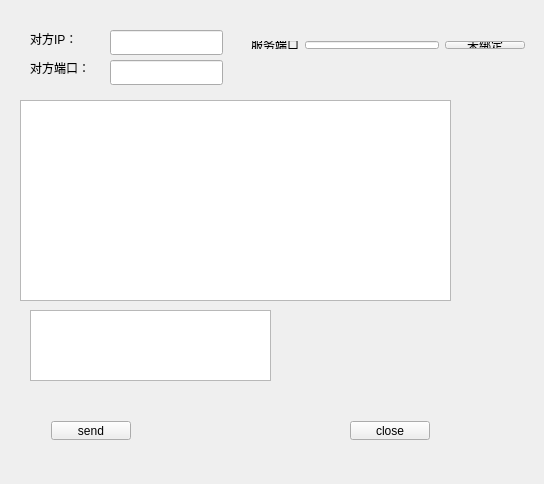
<?xml version="1.0" encoding="UTF-8"?>
<ui version="4.0">
 <class>Widget</class>
 <widget class="QWidget" name="Widget">
  <property name="geometry">
   <rect>
    <x>0</x>
    <y>0</y>
    <width>544</width>
    <height>484</height>
   </rect>
  </property>
  <property name="windowTitle">
   <string>Widget</string>
  </property>
  <widget class="QLabel" name="label">
   <property name="geometry">
    <rect>
     <x>30</x>
     <y>30</y>
     <width>67</width>
     <height>17</height>
    </rect>
   </property>
   <property name="text">
    <string>对方IP：</string>
   </property>
  </widget>
  <widget class="QLabel" name="label_2">
   <property name="geometry">
    <rect>
     <x>30</x>
     <y>60</y>
     <width>81</width>
     <height>16</height>
    </rect>
   </property>
   <property name="text">
    <string>对方端口：</string>
   </property>
  </widget>
  <widget class="QLineEdit" name="lineEditIP">
   <property name="geometry">
    <rect>
     <x>110</x>
     <y>30</y>
     <width>113</width>
     <height>25</height>
    </rect>
   </property>
  </widget>
  <widget class="QLineEdit" name="lineEditPort">
   <property name="geometry">
    <rect>
     <x>110</x>
     <y>60</y>
     <width>113</width>
     <height>25</height>
    </rect>
   </property>
  </widget>
  <widget class="QTextEdit" name="textEdit">
   <property name="geometry">
    <rect>
     <x>30</x>
     <y>310</y>
     <width>241</width>
     <height>71</height>
    </rect>
   </property>
  </widget>
  <widget class="QWidget" name="layoutWidget">
   <property name="geometry">
    <rect>
     <x>40</x>
     <y>410</y>
     <width>401</width>
     <height>41</height>
    </rect>
   </property>
   <layout class="QHBoxLayout" name="horizontalLayout">
    <item>
     <widget class="QPushButton" name="buttonSend">
      <property name="text">
       <string>send</string>
      </property>
     </widget>
    </item>
    <item>
     <spacer name="horizontalSpacer">
      <property name="orientation">
       <enum>Qt::Horizontal</enum>
      </property>
      <property name="sizeHint" stdset="0">
       <size>
        <width>40</width>
        <height>20</height>
       </size>
      </property>
     </spacer>
    </item>
    <item>
     <widget class="QPushButton" name="pushButton_2">
      <property name="text">
       <string>close</string>
      </property>
     </widget>
    </item>
   </layout>
  </widget>
  <widget class="QListWidget" name="listWidget">
   <property name="geometry">
    <rect>
     <x>20</x>
     <y>100</y>
     <width>431</width>
     <height>201</height>
    </rect>
   </property>
  </widget>
  <widget class="QWidget" name="">
   <property name="geometry">
    <rect>
     <x>240</x>
     <y>30</y>
     <width>296</width>
     <height>30</height>
    </rect>
   </property>
   <layout class="QHBoxLayout" name="horizontalLayout_2">
    <item>
     <widget class="QLabel" name="label_3">
      <property name="text">
       <string>服务端口</string>
      </property>
     </widget>
    </item>
    <item>
     <widget class="QLineEdit" name="lineEditSPort"/>
    </item>
    <item>
     <widget class="QPushButton" name="pushButtonBind">
      <property name="text">
       <string>未绑定</string>
      </property>
     </widget>
    </item>
   </layout>
  </widget>
 </widget>
 <layoutdefault spacing="6" margin="11"/>
 <resources/>
 <connections/>
</ui>
